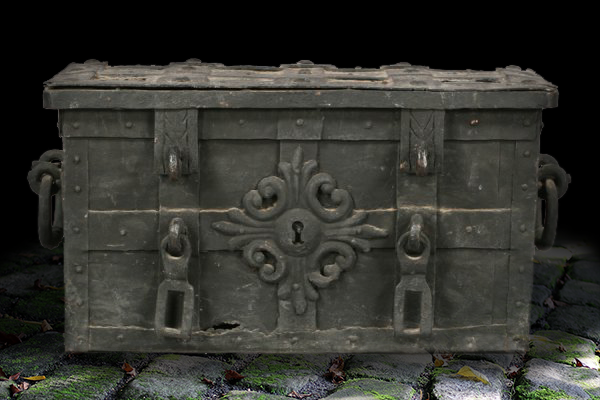
#> input picture assets/chest.png, 600 x 400 px
$ python lockpicking_game.py
#> lines starting #> are read from the running program, lines starting #| are printed output that depends on the picture
#> the answer given: y
### visualization.py
import numpy as np
from matplotlib import pyplot as plt
from PIL import Image

x0, y0, r0 = 297, 223.5, 30


# [5 lines left out: function _transform_x_y, not called in this run]


def pick_plot(guess, x_previous=[], y_previous=[]):
#> called with guess = 0
    # [21 lines left out: function on_click, not called in this run]
    fig, ax = plt.subplots()
    ax.set_xlim(0, 600)
    ax.set_ylim(400,0)
    chest = Image.open('assets/chest.png')
#> chest is the input picture: PIL image 600x400 RGB; mean R, G, B 50.5, 51.1, 45.7
    ax.imshow(chest)
    ax.axis('off')
    for i in range(len(x_previous)):
        plt.plot([x0, x_previous[i]], [y0, y_previous[i]], 'r')
        fig.canvas.draw()
    x = x_previous[-1] if len(x_previous) > 0 else 327.
    y = y_previous[-1] if len(y_previous) > 0 else 224.
    global pick_loc
    pick_loc = plt.plot([x0, x], [y0, y], 'k')
    fig.canvas.mpl_connect('button_press_event', on_click)
    plt.show(block=True)
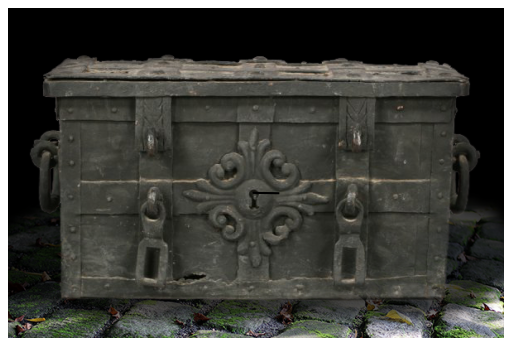
#> figure drawn by matplotlib, 1 panel
    if hasattr(on_click, 'guess'):
        guess = on_click.guess
        x_previous.append(on_click.xprev)
        y_previous.append(on_click.yprev)
    return guess, x_previous, y_previous


# [6 lines left out: function treasure_plot, not called in this run]


### lockpicking_game.py
# TODO: Add docstrings
import random
import visualization as vis
from prettytable import PrettyTable
import hashlib
import pickle
import os

class Adventurer:
    def __init__(self):
        self.adventure_hash = hashlib.sha256(os.environ.get('USER').encode('utf-8')).hexdigest()[:32]
        try:
            with open(f'saves/{self.adventure_hash}', 'rb') as adv_fi:
                adventurer = pickle.load(adv_fi)
                self.inventory = adventurer['inventory']
        except FileNotFoundError:
            self.inventory = {'gold': random.randint(20,40),
                              'picks': random.randint(3,6),
                              'sapphires': 0,
                              'rubies': 0}
            self.save_game()
        self.interactive = True

    def get_inv_count(self, item):
        return self.inventory[item] if item in self.inventory else 0

    # [29 lines left out: function alter_inv_count, not called in this run]

    def set_inv_count(self, item, num):
        self.inventory[item] = num

    # [5 lines left out: function view_inventory, not called in this run]

    def save_game(self):
        with open(f'saves/{self.adventure_hash}', 'wb') as adv_fi:
            pickle.dump({'inventory': self.inventory}, adv_fi)


class LockPicking(Adventurer):
    def __init__(self):
        super().__init__()
        self.pick_strain = 0
        self.picks = self.get_inv_count('picks')

    # [7 lines left out: function _pick_breaks, not called in this run]

    def lockpicking_sequence(self, first_time=True):
        # TODO: Add a store where lockpicks can be purchased with gold, rubies and sapphires can be sold
        if first_time:
            print('You come across a dark cellar room and spot a chest with a lock in the corner.')
            print('You know that if you can apply leverage at the correct degree, the lock will free.')
            print(f'You have {self.picks} picks, and one will break if you force it too hard at the wrong angle.')
        # TODO: Add clause for not first time but a new chest
        # TODO: Add handling for improper input and give helper for what y/n/i/q means
        user_input = input('Will you attempt to pick the lock? [y]/n/i/q: ') or 'y'
        if user_input.lower()[0] == 'i':
            print('Inventory:')
            self.view_inventory()
            return self.lockpicking_sequence(first_time=False)
        elif user_input.lower()[0] == 'q':
            print('You decide it is better to stop while you\'re ahead and work your way back to camp.')
            self.save_game()
            return False
        elif user_input.lower()[0] == 'n':
            print('Not this time... You decide to continue on.')
        elif user_input.lower()[0] == 'y':
            correct_guess = random.randint(-90,270) if self.interactive else random.randint(-180,180)
            self.pick_strain = 0
            guess, x_previous, y_previous = 0, [], []
            if self.interactive:
                print('Interactive Hints:\n'
                      'Choose an angle by clicking on the chest.\n'
                      'Red Angles represent previous attempts.\n'
                      'Close the plot to move on to force selection.\n'
                      'Close the plot without selecting to reuse your last guess.')
            while self.picks != 0:
                if self.interactive:
                    guess, x_previous, y_previous = vis.pick_plot(guess, x_previous, y_previous)
                else:
                    guess = input('Choose an angle (integer between -180 and 180) [previous]: ') or guess
                force = input('Choose the force you want to apply (1-5) (or q to quit): ')
#> (the run stopped early here; a loop or call above may not have finished)
